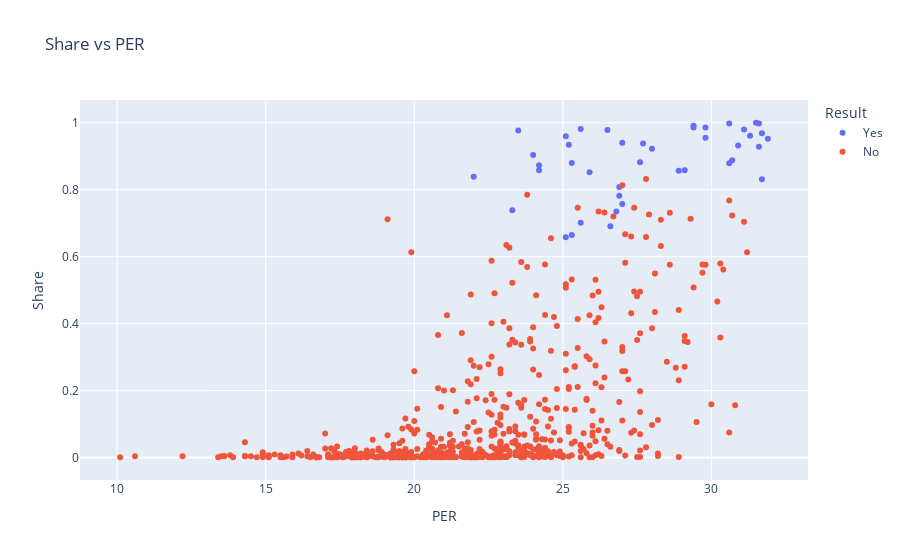

The code cell stored with this chart in its notebook:
### Code cell
fig2 = plex.scatter(MVP_races_data,
                    y = 'Share',
                    x = 'PER',
                    color='Result',
                    title = 'Share vs PER',
                    hover_name='Player',
                    hover_data=['Year']
                   )
fig2.write_html('../figures/PER.html')
fig2.show()

### Figure 1 — Plotly figure (JSON) as saved in the notebook; plotly's stock layout.template omitted (floating-point values rounded to 4 significant figures; data arrays with more than 128 entries replaced by an {"elided": "..."} marker saying what was removed)
{"data": [{"customdata": [[1980], [1981], [1982], [1983], [1984], [1985], [1986], [1987], [1988], [1989], [1990], [1991], [1992], [1993], [1994], [1995], [1996], [1997], [1998], [1999], [2000], [2001], [2002], [2003], [2004], [2005], [2006], [2007], [2008], [2009], [2010], [2011], [2012], [2013], [2014], [2015], [2016], [2017], [2018], [2019], [2020], [2021]], "hovertemplate": "<b>%{hovertext}</b><br><br>Result=Yes<br>PER=%{x}<br>Share=%{y}<br>Year=%{customdata[0]}<extra></extra>", "hovertext": ["Kareem Abdul-Jabbar", "Julius Erving", "Moses Malone", "Moses Malone", "Larry Bird", "Larry Bird", "Larry Bird", "Magic Johnson", "Michael Jordan", "Magic Johnson", "Magic Johnson", "Michael Jordan", "Michael Jordan", "Charles Barkley", "Hakeem Olajuwon", "David Robinson", "Michael Jordan", "Karl Malone", "Michael Jordan", "Karl Malone", "Shaquille O'Neal", "Allen Iverson", "Tim Duncan", "Tim Duncan", "Kevin Garnett", "Steve Nash", "Steve Nash", "Dirk Nowitzki", "Kobe Bryant", "LeBron James", "LeBron James", "Derrick Rose", "LeBron James", "LeBron James", "Kevin Durant", "Stephen Curry", "Stephen Curry", "Russell Westbrook", "James Harden", "Giannis Antetokounmpo", "Giannis Antetokounmpo", "Nikola Jokić"], "legendgroup": "Yes", "marker": {"color": "#636efa", "symbol": "circle"}, "mode": "markers", "name": "Yes", "orientation": "v", "showlegend": true, "type": "scatter", "x": [25.3, 25.1, 26.8, 25.1, 24.2, 26.5, 25.6, 27, 31.7, 26.9, 26.6, 31.6, 27.7, 25.9, 25.3, 29.1, 29.4, 28.9, 25.2, 25.6, 30.6, 24, 27, 26.9, 29.4, 22, 23.3, 27.6, 24.2, 31.7, 31.1, 23.5, 30.7, 31.6, 29.8, 28, 31.5, 30.6, 29.8, 30.9, 31.9, 31.3], "xaxis": "x", "y": [0.665, 0.658, 0.735, 0.96, 0.858, 0.978, 0.981, 0.94, 0.831, 0.782, 0.691, 0.928, 0.938, 0.852, 0.88, 0.858, 0.986, 0.857, 0.934, 0.701, 0.998, 0.904, 0.757, 0.808, 0.991, 0.839, 0.739, 0.882, 0.873, 0.969, 0.98, 0.977, 0.888, 0.998, 0.986, 0.922, 1, 0.879, 0.955, 0.932, 0.952, 0.961], "yaxis": "y"}, {"customdata": {"elided": "637x1 int values"}, "hovertemplate": "<b>%{hovertext}</b><br><br>Result=No<br>PER=%{x}<br>Share=%{y}<br>Year=%{customdata[0]}<extra></extra>", "hovertext": {"elided": "637 str values"}, "legendgroup": "No", "marker": {"color": "#EF553B", "symbol": "circle"}, "mode": "markers", "name": "No", "orientation": "v", "showlegend": true, "type": "scatter", "x": {"elided": "637 float values"}, "xaxis": "x", "y": {"elided": "637 float values"}, "yaxis": "y"}], "layout": {"autosize": true, "legend": {"title": {"text": "Result"}, "tracegroupgap": 0}, "title": {"text": "Share vs PER"}, "xaxis": {"anchor": "y", "autorange": true, "domain": [0, 1], "range": [8.728, 33.27], "title": {"text": "PER"}, "type": "linear"}, "yaxis": {"anchor": "x", "autorange": true, "domain": [0, 1], "range": [-0.08144, 1.082], "title": {"text": "Share"}, "type": "linear"}}}
